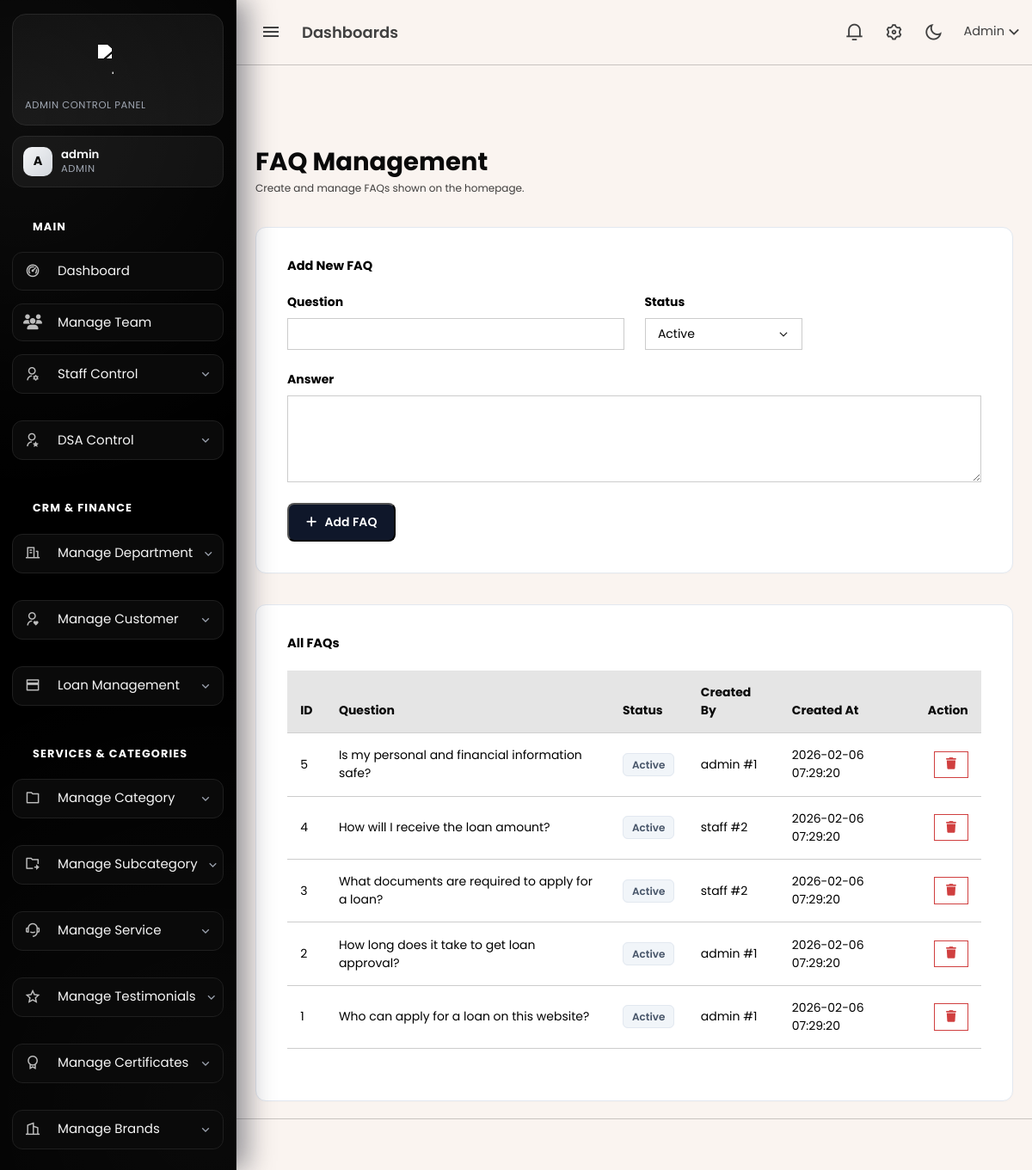
The app's page /admin/faqs.php (signed in) with its own data.
### tables this page shows
CREATE TABLE `faqs` (
  `id` int(11) NOT NULL,
  `question` varchar(255) NOT NULL,
  `answer` text NOT NULL,
  `created_by` int(11) NOT NULL,
  `created_role` enum('admin','staff') NOT NULL,
  `status` tinyint(1) NOT NULL DEFAULT 1,
  `created_at` timestamp NOT NULL DEFAULT current_timestamp()
);

### admin/faqs.php (the view, shortened to what this page needs)
<?php
include 'header.php';
include 'topbar.php';
include 'sidebar.php';
$faq_res = mysqli_query($conn, "SELECT id, question, answer, created_by, created_role, status, created_at FROM faqs ORDER BY id DESC");
?>
<div class="content-page">
    <div class="content">
        <div class="container-fluid pt-5">
            <div class="d-flex justify-content-between align-items-center mb-4">
                <div>
                    <h2 class="fw-bold text-dark mb-1">FAQ Management</h2>
                    <p class="text-muted small mb-0">Create and manage FAQs shown on the homepage.</p>
                </div>
            </div>
            <div class="card card-modern p-4 mb-4">
                <h5 class="fw-bold mb-3">Add New FAQ</h5>
                <form action="db/insert/faq_insert.php" method="POST" class="row g-3">
                    <div class="col-md-6">
                        <label class="form-label fw-bold">Question</label>
                        <input type="text" name="question" class="form-control" required>
                    </div>
                    <div class="col-md-3">
                        <label class="form-label fw-bold">Status</label>
                        <select name="status" class="form-select">
                            <option value="1" selected>Active</option>
                        </select>
                    </div>
                    <div class="col-12">
                        <label class="form-label fw-bold">Answer</label>
                        <textarea name="answer" rows="4" class="form-control" required></textarea>
                    </div>
                    <div class="col-12">
                        <button class="btn-add-pro" type="submit">
                            <i class="fas fa-plus me-1"></i> Add FAQ
                        </button>
                    </div>
                </form>
            </div>
            <div class="card card-modern p-4">
                <h5 class="fw-bold mb-3">All FAQs</h5>
                <div class="table-responsive">
                    <table class="table table-hover align-middle">
                        <thead class="table-light">
                            <tr>
                                <th>ID</th>
                                <th>Question</th>
                                <th>Status</th>
                                <th>Created By</th>
                                <th>Created At</th>
                                <th class="text-end">Action</th>
                            </tr>
                        </thead>
                        <tbody>
                            <?php if ($faq_res && mysqli_num_rows($faq_res) > 0): ?>
                                <?php while ($faq = mysqli_fetch_assoc($faq_res)): ?>
                                    <tr>
                                        <td><?= (int)$faq['id'] ?></td>
                                        <td><?= htmlspecialchars($faq['question']) ?></td>
                                        <td>
                                            <span class="badge-soft">
                                                <?= ((int)$faq['status'] === 1) ? 'Active' : 'Hidden' ?>
                                            </span>
                                        </td>
                                        <td><?= htmlspecialchars($faq['created_role']) ?> #<?= (int)$faq['created_by'] ?></td>
                                        <td><?= htmlspecialchars($faq['created_at']) ?></td>
                                        <td class="text-end">
                                            <a href="db/delete/faq_delete.php?id=<?= (int)$faq['id'] ?>"
                                               class="btn btn-sm btn-outline-danger"
                                               onclick="return confirm('Delete this FAQ?');">
                                                <i class="fas fa-trash"></i>
                                            </a>
                                        </td>
                                    </tr>
                                <?php endwhile; ?>
                            <?php else: ?>
                                <tr>
                                    <td colspan="6" class="text-center text-muted">No FAQs found.</td>
                                </tr>
                            <?php endif; ?>
                        </tbody>
                    </table>
                </div>
            </div>
        </div>
    </div>
</div>
<?php include 'footer.php'; ?>

### admin/sidebar.php (style rules this page uses)
:root { --admin-nav-bg: #000000; --admin-nav-card: #0a0a0a; --admin-nav-card-hover: #121212; --admin-nav-border: #1f1f1f; --admin-nav-text: #f5f5f5; --admin-nav-muted: #9ca3af; --admin-nav-accent: #ffffff; --admin-nav-accent-soft: rgba(255, 255, 255, 0.08); }

### admin/faqs.php (style rules this page uses)
:root { --slate-900: #0f172a; --slate-600: #475569; --slate-200: #e2e8f0; }
.card-modern { border: 1px solid var(--slate-200); border-radius: 12px; background: #ffffff; box-shadow: 0 1px 3px rgba(0,0,0,0.02); }
.btn-add-pro { background: var(--slate-900); color: white !important; border-radius: 8px; padding: 10px 20px; font-weight: 600; transition: opacity 0.2s; }
.badge-soft { background-color: #f1f5f9; color: #475569; border: 1px solid var(--slate-200); font-weight: 600; padding: 4px 10px; border-radius: 6px; font-size: 0.75rem; }

### records on screen
faqs: id "5", question "Is my personal and financial information safe?", status "Active", created_role "admin", created_by "1", created_at "2026-02-06 07:29:20"
faqs: id "4", question "How will I receive the loan amount?", status "Active", created_role "staff", created_by "2", created_at "2026-02-06 07:29:20"
faqs: id "3", question "What documents are required to apply for a loan?", status "Active", created_role "staff", created_by "2", created_at "2026-02-06 07:29:20"
faqs: id "2", question "How long does it take to get loan approval?", status "Active", created_role "admin", created_by "1", created_at "2026-02-06 07:29:20"
faqs: id "1", question "Who can apply for a loan on this website?", status "Active", created_role "admin", created_by "1", created_at "2026-02-06 07:29:20"

### other values on screen
$admin_sidebar_initial "A"
$admin_sidebar_name "admin"
$admin_sidebar_role "ADMIN"
